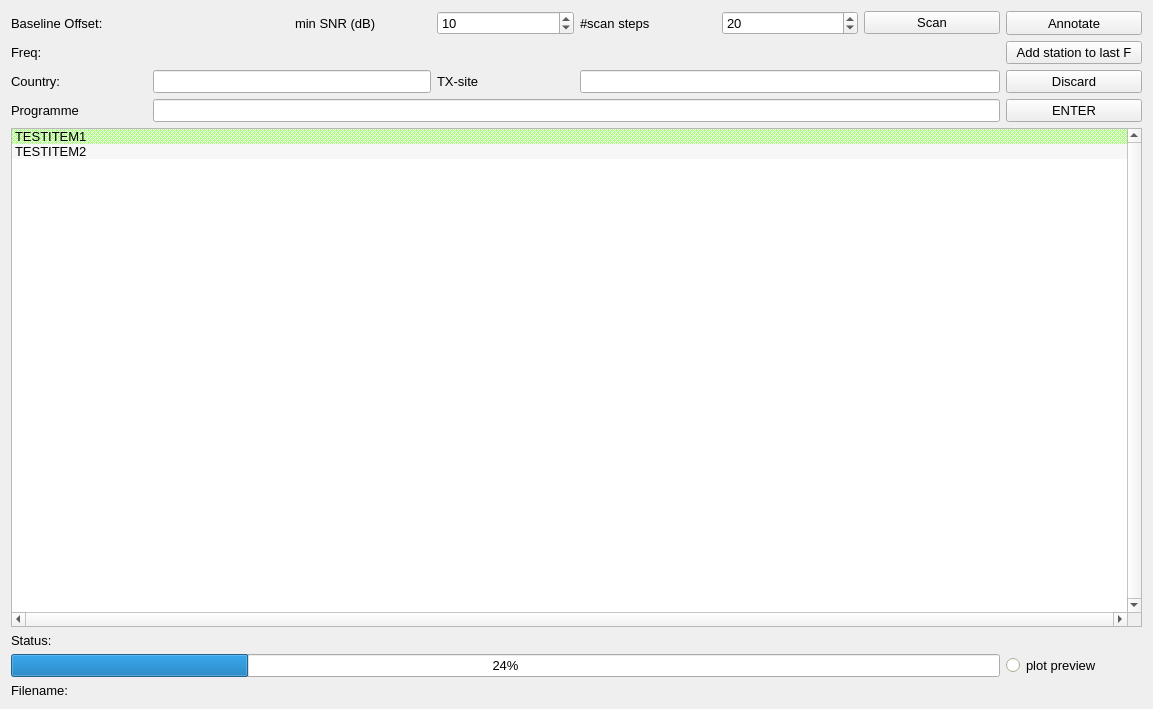
<?xml version="1.0" encoding="UTF-8"?>
<ui version="4.0">
 <class>annotator_widget</class>
 <widget class="QWidget" name="annotator_widget">
  <property name="geometry">
   <rect>
    <x>0</x>
    <y>0</y>
    <width>1153</width>
    <height>709</height>
   </rect>
  </property>
  <property name="sizePolicy">
   <sizepolicy hsizetype="Minimum" vsizetype="Minimum">
    <horstretch>0</horstretch>
    <verstretch>0</verstretch>
   </sizepolicy>
  </property>
  <property name="windowTitle">
   <string>Form</string>
  </property>
  <layout class="QGridLayout" name="gridLayout">
   <item row="0" column="0">
    <layout class="QGridLayout" name="gridLayout_3">
     <property name="sizeConstraint">
      <enum>QLayout::SetMinimumSize</enum>
     </property>
     <item row="5" column="3">
      <widget class="QLabel" name="label_18">
       <property name="sizePolicy">
        <sizepolicy hsizetype="Minimum" vsizetype="Preferred">
         <horstretch>0</horstretch>
         <verstretch>0</verstretch>
        </sizepolicy>
       </property>
       <property name="font">
        <font>
         <pointsize>10</pointsize>
        </font>
       </property>
       <property name="text">
        <string>TX-site</string>
       </property>
      </widget>
     </item>
     <item row="11" column="0" colspan="8">
      <widget class="QLabel" name="label">
       <property name="sizePolicy">
        <sizepolicy hsizetype="Minimum" vsizetype="Minimum">
         <horstretch>0</horstretch>
         <verstretch>0</verstretch>
        </sizepolicy>
       </property>
       <property name="font">
        <font>
         <pointsize>10</pointsize>
        </font>
       </property>
       <property name="text">
        <string>Status:</string>
       </property>
      </widget>
     </item>
     <item row="10" column="0" colspan="8">
      <widget class="QListWidget" name="Annotate_listWidget">
       <property name="sizePolicy">
        <sizepolicy hsizetype="Minimum" vsizetype="Expanding">
         <horstretch>0</horstretch>
         <verstretch>0</verstretch>
        </sizepolicy>
       </property>
       <property name="font">
        <font>
         <pointsize>10</pointsize>
        </font>
       </property>
       <property name="toolTip">
        <string>space for stations list</string>
       </property>
       <property name="verticalScrollBarPolicy">
        <enum>Qt::ScrollBarAlwaysOn</enum>
       </property>
       <property name="horizontalScrollBarPolicy">
        <enum>Qt::ScrollBarAlwaysOn</enum>
       </property>
       <property name="alternatingRowColors">
        <bool>true</bool>
       </property>
       <property name="selectionBehavior">
        <enum>QAbstractItemView::SelectRows</enum>
       </property>
       <property name="movement">
        <enum>QListView::Free</enum>
       </property>
       <item>
        <property name="text">
         <string>TESTITEM1</string>
        </property>
        <property name="background">
         <brush brushstyle="Dense3Pattern">
          <color alpha="255">
           <red>170</red>
           <green>255</green>
           <blue>127</blue>
          </color>
         </brush>
        </property>
        <property name="foreground">
         <brush brushstyle="NoBrush">
          <color alpha="255">
           <red>0</red>
           <green>0</green>
           <blue>50</blue>
          </color>
         </brush>
        </property>
       </item>
       <item>
        <property name="text">
         <string>TESTITEM2</string>
        </property>
       </item>
      </widget>
     </item>
     <item row="13" column="1" colspan="7">
      <widget class="QLabel" name="label_Filename_Annotate">
       <property name="sizePolicy">
        <sizepolicy hsizetype="Minimum" vsizetype="Minimum">
         <horstretch>0</horstretch>
         <verstretch>0</verstretch>
        </sizepolicy>
       </property>
       <property name="font">
        <font>
         <pointsize>10</pointsize>
        </font>
       </property>
       <property name="text">
        <string/>
       </property>
      </widget>
     </item>
     <item row="3" column="0">
      <widget class="QLabel" name="label_6">
       <property name="sizePolicy">
        <sizepolicy hsizetype="Minimum" vsizetype="Minimum">
         <horstretch>0</horstretch>
         <verstretch>0</verstretch>
        </sizepolicy>
       </property>
       <property name="font">
        <font>
         <pointsize>10</pointsize>
        </font>
       </property>
       <property name="toolTip">
        <string>baseline offset , adjustable in Tan 'Scanner'</string>
       </property>
       <property name="text">
        <string>Baseline Offset: </string>
       </property>
      </widget>
     </item>
     <item row="12" column="7">
      <widget class="QRadioButton" name="radioButton_plotpreview">
       <property name="enabled">
        <bool>true</bool>
       </property>
       <property name="sizePolicy">
        <sizepolicy hsizetype="Minimum" vsizetype="Minimum">
         <horstretch>0</horstretch>
         <verstretch>0</verstretch>
        </sizepolicy>
       </property>
       <property name="palette">
        <palette>
         <active>
          <colorrole role="Button">
           <brush brushstyle="SolidPattern">
            <color alpha="255">
             <red>255</red>
             <green>254</green>
             <blue>210</blue>
            </color>
           </brush>
          </colorrole>
          <colorrole role="Midlight">
           <brush brushstyle="SolidPattern">
            <color alpha="255">
             <red>255</red>
             <green>254</green>
             <blue>210</blue>
            </color>
           </brush>
          </colorrole>
          <colorrole role="Base">
           <brush brushstyle="SolidPattern">
            <color alpha="255">
             <red>255</red>
             <green>255</green>
             <blue>255</blue>
            </color>
           </brush>
          </colorrole>
          <colorrole role="Window">
           <brush brushstyle="SolidPattern">
            <color alpha="255">
             <red>255</red>
             <green>254</green>
             <blue>210</blue>
            </color>
           </brush>
          </colorrole>
          <colorrole role="AlternateBase">
           <brush brushstyle="SolidPattern">
            <color alpha="255">
             <red>255</red>
             <green>254</green>
             <blue>210</blue>
            </color>
           </brush>
          </colorrole>
         </active>
         <inactive>
          <colorrole role="Button">
           <brush brushstyle="SolidPattern">
            <color alpha="255">
             <red>240</red>
             <green>240</green>
             <blue>240</blue>
            </color>
           </brush>
          </colorrole>
          <colorrole role="Midlight">
           <brush brushstyle="SolidPattern">
            <color alpha="255">
             <red>227</red>
             <green>227</green>
             <blue>227</blue>
            </color>
           </brush>
          </colorrole>
          <colorrole role="Base">
           <brush brushstyle="SolidPattern">
            <color alpha="255">
             <red>255</red>
             <green>255</green>
             <blue>255</blue>
            </color>
           </brush>
          </colorrole>
          <colorrole role="Window">
           <brush brushstyle="SolidPattern">
            <color alpha="255">
             <red>255</red>
             <green>254</green>
             <blue>210</blue>
            </color>
           </brush>
          </colorrole>
          <colorrole role="AlternateBase">
           <brush brushstyle="SolidPattern">
            <color alpha="255">
             <red>246</red>
             <green>246</green>
             <blue>246</blue>
            </color>
           </brush>
          </colorrole>
         </inactive>
         <disabled>
          <colorrole role="Button">
           <brush brushstyle="SolidPattern">
            <color alpha="255">
             <red>255</red>
             <green>254</green>
             <blue>210</blue>
            </color>
           </brush>
          </colorrole>
          <colorrole role="Midlight">
           <brush brushstyle="SolidPattern">
            <color alpha="255">
             <red>255</red>
             <green>254</green>
             <blue>210</blue>
            </color>
           </brush>
          </colorrole>
          <colorrole role="Base">
           <brush brushstyle="SolidPattern">
            <color alpha="255">
             <red>255</red>
             <green>254</green>
             <blue>210</blue>
            </color>
           </brush>
          </colorrole>
          <colorrole role="Window">
           <brush brushstyle="SolidPattern">
            <color alpha="255">
             <red>255</red>
             <green>254</green>
             <blue>210</blue>
            </color>
           </brush>
          </colorrole>
          <colorrole role="AlternateBase">
           <brush brushstyle="SolidPattern">
            <color alpha="255">
             <red>255</red>
             <green>254</green>
             <blue>210</blue>
            </color>
           </brush>
          </colorrole>
         </disabled>
        </palette>
       </property>
       <property name="font">
        <font>
         <pointsize>10</pointsize>
        </font>
       </property>
       <property name="toolTip">
        <string>allow plotting of spectra during scanning</string>
       </property>
       <property name="text">
        <string>plot preview</string>
       </property>
      </widget>
     </item>
     <item row="12" column="0" colspan="7">
      <widget class="QProgressBar" name="progressBar_2">
       <property name="sizePolicy">
        <sizepolicy hsizetype="Minimum" vsizetype="Minimum">
         <horstretch>0</horstretch>
         <verstretch>0</verstretch>
        </sizepolicy>
       </property>
       <property name="font">
        <font>
         <pointsize>10</pointsize>
        </font>
       </property>
       <property name="value">
        <number>24</number>
       </property>
      </widget>
     </item>
     <item row="13" column="0">
      <widget class="QLabel" name="label_11">
       <property name="sizePolicy">
        <sizepolicy hsizetype="Minimum" vsizetype="Minimum">
         <horstretch>0</horstretch>
         <verstretch>0</verstretch>
        </sizepolicy>
       </property>
       <property name="font">
        <font>
         <pointsize>10</pointsize>
        </font>
       </property>
       <property name="text">
        <string>Filename:</string>
       </property>
      </widget>
     </item>
     <item row="6" column="0">
      <widget class="QLabel" name="label_17">
       <property name="sizePolicy">
        <sizepolicy hsizetype="Minimum" vsizetype="Minimum">
         <horstretch>0</horstretch>
         <verstretch>0</verstretch>
        </sizepolicy>
       </property>
       <property name="font">
        <font>
         <pointsize>10</pointsize>
        </font>
       </property>
       <property name="text">
        <string>Programme</string>
       </property>
      </widget>
     </item>
     <item row="5" column="0">
      <widget class="QLabel" name="label_16">
       <property name="sizePolicy">
        <sizepolicy hsizetype="Minimum" vsizetype="Minimum">
         <horstretch>0</horstretch>
         <verstretch>0</verstretch>
        </sizepolicy>
       </property>
       <property name="font">
        <font>
         <pointsize>10</pointsize>
        </font>
       </property>
       <property name="text">
        <string>Country:</string>
       </property>
      </widget>
     </item>
     <item row="6" column="1" colspan="6">
      <widget class="QLineEdit" name="lineEdit">
       <property name="sizePolicy">
        <sizepolicy hsizetype="Minimum" vsizetype="Fixed">
         <horstretch>0</horstretch>
         <verstretch>0</verstretch>
        </sizepolicy>
       </property>
       <property name="font">
        <font>
         <pointsize>10</pointsize>
        </font>
       </property>
       <property name="text">
        <string/>
       </property>
      </widget>
     </item>
     <item row="5" column="1" colspan="2">
      <widget class="QLineEdit" name="lineEdit_Country">
       <property name="sizePolicy">
        <sizepolicy hsizetype="Minimum" vsizetype="Fixed">
         <horstretch>0</horstretch>
         <verstretch>0</verstretch>
        </sizepolicy>
       </property>
       <property name="font">
        <font>
         <pointsize>10</pointsize>
        </font>
       </property>
       <property name="text">
        <string/>
       </property>
      </widget>
     </item>
     <item row="4" column="0">
      <widget class="QLabel" name="labelFrequency">
       <property name="sizePolicy">
        <sizepolicy hsizetype="Minimum" vsizetype="Minimum">
         <horstretch>0</horstretch>
         <verstretch>0</verstretch>
        </sizepolicy>
       </property>
       <property name="font">
        <font>
         <pointsize>10</pointsize>
        </font>
       </property>
       <property name="text">
        <string>Freq:</string>
       </property>
      </widget>
     </item>
     <item row="5" column="4" colspan="3">
      <widget class="QLineEdit" name="lineEdit_TX_Site">
       <property name="sizePolicy">
        <sizepolicy hsizetype="Minimum" vsizetype="Fixed">
         <horstretch>0</horstretch>
         <verstretch>0</verstretch>
        </sizepolicy>
       </property>
       <property name="font">
        <font>
         <pointsize>10</pointsize>
        </font>
       </property>
       <property name="text">
        <string/>
       </property>
      </widget>
     </item>
     <item row="3" column="7">
      <widget class="QPushButton" name="pushButtonAnnotate">
       <property name="sizePolicy">
        <sizepolicy hsizetype="Minimum" vsizetype="Minimum">
         <horstretch>0</horstretch>
         <verstretch>0</verstretch>
        </sizepolicy>
       </property>
       <property name="font">
        <font>
         <pointsize>10</pointsize>
        </font>
       </property>
       <property name="toolTip">
        <string>assign peaks to candidates of stations</string>
       </property>
       <property name="text">
        <string>Annotate</string>
       </property>
      </widget>
     </item>
     <item row="3" column="6">
      <widget class="QPushButton" name="pushButton_Scan">
       <property name="font">
        <font>
         <pointsize>10</pointsize>
        </font>
       </property>
       <property name="toolTip">
        <string>Scan record, extract peaks with SNR &gt; min SNR</string>
       </property>
       <property name="text">
        <string>Scan</string>
       </property>
      </widget>
     </item>
     <item row="3" column="5">
      <widget class="QSpinBox" name="spinBoxNumScan">
       <property name="font">
        <font>
         <pointsize>10</pointsize>
        </font>
       </property>
       <property name="toolTip">
        <string>number of evaluation steps when scanning record for peaks</string>
       </property>
       <property name="keyboardTracking">
        <bool>false</bool>
       </property>
       <property name="maximum">
        <number>99999</number>
       </property>
       <property name="value">
        <number>20</number>
       </property>
      </widget>
     </item>
     <item row="3" column="4">
      <widget class="QLabel" name="label_2">
       <property name="sizePolicy">
        <sizepolicy hsizetype="Minimum" vsizetype="Preferred">
         <horstretch>0</horstretch>
         <verstretch>0</verstretch>
        </sizepolicy>
       </property>
       <property name="font">
        <font>
         <pointsize>10</pointsize>
        </font>
       </property>
       <property name="toolTip">
        <string>number of evaluation steps when scanning record for peaks</string>
       </property>
       <property name="text">
        <string>#scan steps</string>
       </property>
      </widget>
     </item>
     <item row="3" column="3">
      <widget class="QSpinBox" name="spinBoxminSNR">
       <property name="font">
        <font>
         <pointsize>10</pointsize>
        </font>
       </property>
       <property name="toolTip">
        <string>minimum SNR for auto-selection of peaks</string>
       </property>
       <property name="keyboardTracking">
        <bool>false</bool>
       </property>
       <property name="minimum">
        <number>0</number>
       </property>
       <property name="maximum">
        <number>100</number>
       </property>
       <property name="singleStep">
        <number>5</number>
       </property>
       <property name="value">
        <number>10</number>
       </property>
      </widget>
     </item>
     <item row="3" column="2">
      <widget class="QLabel" name="label_3">
       <property name="sizePolicy">
        <sizepolicy hsizetype="Minimum" vsizetype="Preferred">
         <horstretch>0</horstretch>
         <verstretch>0</verstretch>
        </sizepolicy>
       </property>
       <property name="font">
        <font>
         <pointsize>10</pointsize>
        </font>
       </property>
       <property name="toolTip">
        <string>minimum SNR for auto-selection of peaks</string>
       </property>
       <property name="text">
        <string>min SNR (dB)</string>
       </property>
      </widget>
     </item>
     <item row="6" column="7">
      <widget class="QPushButton" name="pushButtonENTER">
       <property name="sizePolicy">
        <sizepolicy hsizetype="Minimum" vsizetype="Minimum">
         <horstretch>0</horstretch>
         <verstretch>0</verstretch>
        </sizepolicy>
       </property>
       <property name="font">
        <font>
         <pointsize>10</pointsize>
        </font>
       </property>
       <property name="toolTip">
        <string>Accept and transfer to annotation yaml</string>
       </property>
       <property name="text">
        <string>ENTER</string>
       </property>
       <property name="shortcut">
        <string>Return</string>
       </property>
      </widget>
     </item>
     <item row="5" column="7">
      <widget class="QPushButton" name="pushButtonDiscard">
       <property name="font">
        <font>
         <pointsize>10</pointsize>
        </font>
       </property>
       <property name="toolTip">
        <string>ignore current table and proceed to next frequency</string>
       </property>
       <property name="text">
        <string>Discard</string>
       </property>
       <property name="shortcut">
        <string>Alt+Right</string>
       </property>
      </widget>
     </item>
     <item row="4" column="7">
      <widget class="QPushButton" name="annotate_pushButtonBack">
       <property name="font">
        <font>
         <pointsize>10</pointsize>
        </font>
       </property>
       <property name="toolTip">
        <string>Add a station to the last frequency (e.g. interference)</string>
       </property>
       <property name="autoFillBackground">
        <bool>true</bool>
       </property>
       <property name="text">
        <string>Add station to last F</string>
       </property>
       <property name="shortcut">
        <string>Alt+Left</string>
       </property>
      </widget>
     </item>
    </layout>
   </item>
  </layout>
 </widget>
 <resources/>
 <connections/>
</ui>
